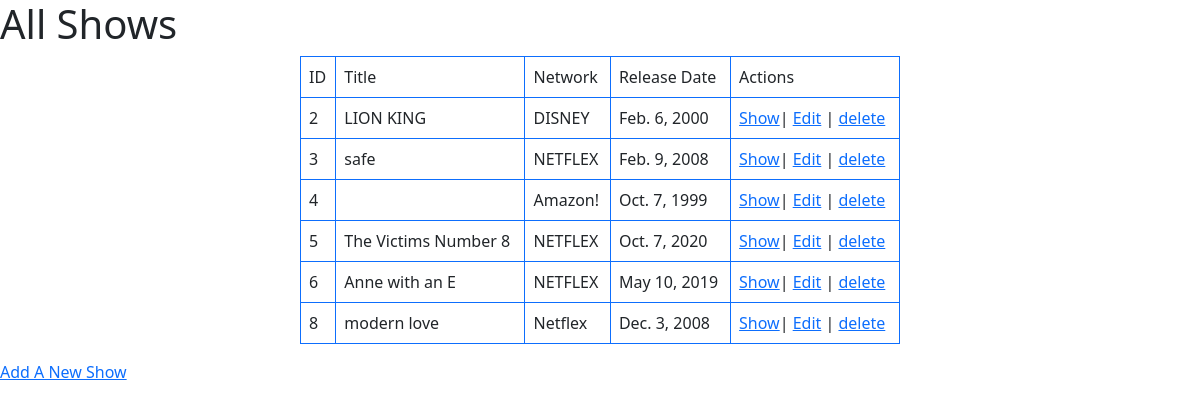
/shows, run on the app's committed database.
### semi_restful/models.py (models this page shows)
class show(models.Model):
    title=models.CharField(max_length=255)
    network=models.CharField(max_length=255)
    release_date=models.DateField()
    description=models.TextField()
    objects=ShowManager()

### semi_restful/views.py (the view)
# urls.py: path('shows', views.index), #display main page
def index(request):
    context={
        'sho':show.objects.all()
    }
    return render(request,'index.html',context)

### semi_restful/templates/index.html (shortened to what this page needs)
<!DOCTYPE html>
<html lang="en">
<head>
    <link href="https://cdn.jsdelivr.net/npm/bootstrap@5.0.1/dist/css/bootstrap.min.css" rel="stylesheet">
</head>
<body>
    <h1>All Shows</h1>
    <table class="table table-bordered border-primary" style="width: 50%; margin-left: 25%;">
        <thead>
            <td>ID</td>
            <td>Title</td>
            <td>Network</td>
            <td>Release Date</td>
            <td>Actions</td>
        </thead>
        <tbody>
            {% for i in sho%}
            <td>{{i.id}}</td>
            <td>{{i.title}}</td>
            <td>{{i.network}}</td>
            <td>{{i.release_date}}</td>
             <td><a href="/shows{{i.id}}">Show</a>| <a href="/shows/{{i.id}}/edit">Edit</a> | <a href="/index/{{i.id}}">delete</a></td>
        </tbody>
           {%endfor%}
    </table>
    <a href="/shows/new">Add A New Show</a>
</body>
</html>

### data on the page
show: id "2", title "LION KING", network "DISNEY", release_date "Feb. 6, 2000"
show: id "3", title "safe", network "NETFLEX", release_date "Feb. 9, 2008"
show: id "4", network "Amazon!", release_date "Oct. 7, 1999"
show: id "5", title "The Victims Number 8", network "NETFLEX", release_date "Oct. 7, 2020"
show: id "6", title "Anne with an E", network "NETFLEX", release_date "May 10, 2019"
show: id "8", title "modern love", network "Netflex", release_date "Dec. 3, 2008"
